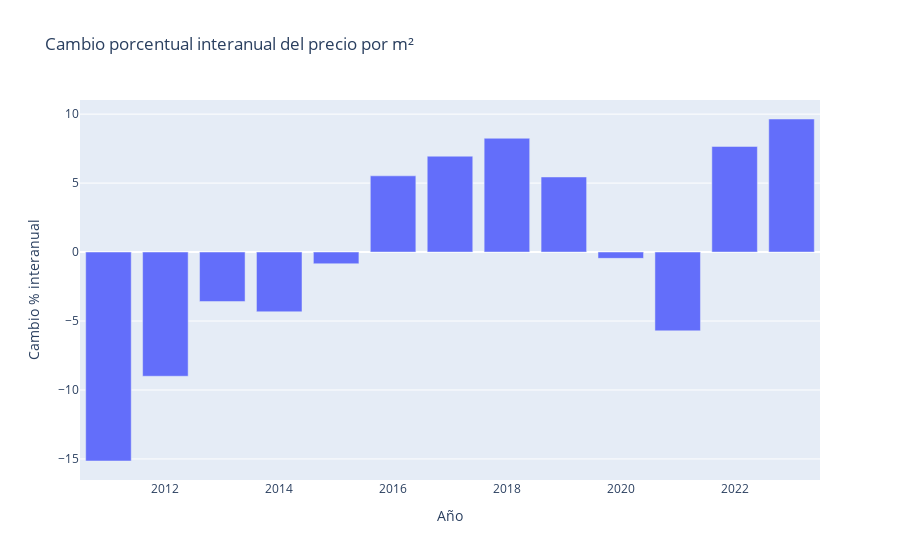

The cell this chart's notebook holds for it:
### Code cell
# Barras del cambio porcentual interanual
fig = px.bar(annual_price.dropna(), x='year', y='pct_change', title="Cambio porcentual interanual del precio por m²")
fig.update_layout(xaxis_title="Año", yaxis_title="Cambio % interanual")
fig.show()

### Figure 1 — Plotly figure (JSON) as saved in the notebook; plotly's stock layout.template omitted (floating-point values rounded to 4 significant figures)
{"data": [{"alignmentgroup": "True", "hovertemplate": "year=%{x}<br>pct_change=%{y}<extra></extra>", "legendgroup": "", "marker": {"color": "#636efa", "pattern": {"shape": ""}}, "name": "", "offsetgroup": "", "orientation": "v", "showlegend": false, "textposition": "auto", "type": "bar", "x": [2011, 2012, 2013, 2014, 2015, 2016, 2017, 2018, 2019, 2020, 2021, 2022, 2023], "xaxis": "x", "y": [-15.15, -9.003, -3.588, -4.329, -0.8474, 5.528, 6.95, 8.251, 5.443, -0.4565, -5.713, 7.659, 9.647], "yaxis": "y"}], "layout": {"barmode": "relative", "legend": {"tracegroupgap": 0}, "title": {"text": "Cambio porcentual interanual del precio por m²"}, "xaxis": {"anchor": "y", "domain": [0, 1], "title": {"text": "Año"}}, "yaxis": {"anchor": "x", "domain": [0, 1], "title": {"text": "Cambio % interanual"}}}}
